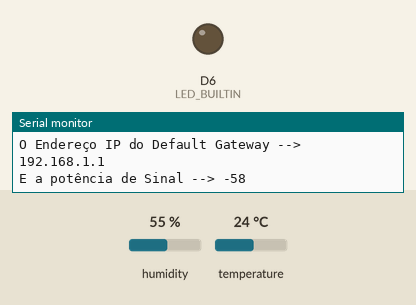
This sketch was run on a simulated Arduino MKR. Parts: output pins drawn as LEDs (lit = HIGH), the last lines printed to the serial monitor. The inputs (shaded band) are chosen by the test bench; at power-on: humidity 55 %, temperature 24 °C. WiFi joins after 1.5 s; servers stay silent unless stated; network time is answered at once with the bench clock; uploads are accepted with an empty reply; the local clock reads 2024-03-15 10:24:30 at power-on unless the sketch sets it.

Above: at 2.0 s.
At 8.88 s:
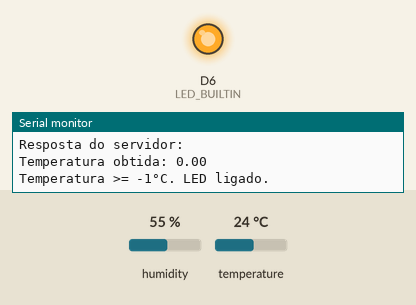
Timing chart, 0 to 9.6 s (numbered marks = the images above):
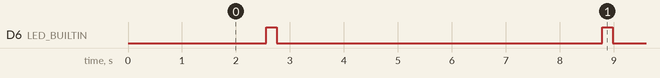

The sketch:

ArduinoSuperMarket.ino
```cpp
#include <WiFi101.h>
#include <ArduinoHttpClient.h>
#include <DHT.h>
#include <NTPClient.h>
#include <WiFiUdp.h> //Pré-instalada com o Arduino IDE
#include <TimeLib.h>

char SSID[] = "labs";
char PASS_WIFI[] = "1nv3nt@r2023_IPLEIRIA";

char URL[] = "iot.dei.estg.ipleiria.pt";
int PORTO = 80; // ou outro porto que esteja definido no servidor

WiFiClient clienteWifi;
HttpClient clienteHTTP = HttpClient(clienteWifi, URL, PORTO);

String enviaHumidade = "humidade";
String enviaTemp_amb = "temperatura_ambiente";
String enviaTemp_arc = "temperatura_arca";

#define DHTPIN 0 // Pin Digital onde está ligado o sensor
#define DHTTYPE DHT11 // Tipo de sensor DHT
DHT dht(DHTPIN, DHTTYPE); // Instanciar e declarar a class DHT

WiFiUDP clienteUDP;
//Servidor de NTP do IPLeiria: ntp.ipleiria.pt
//Fora do IPLeiria servidor: 0.pool.ntp.org
char NTP_SERVER[] = "ntp.ipleiria.pt";
NTPClient clienteNTP(clienteUDP, NTP_SERVER, 3600);

void setup() {
  // put your setup code here, to run once:
  Serial.begin(115200);

  while (!Serial);       // espera que o Serial Terminal seja inicializado

  WiFi.begin(SSID, PASS_WIFI);

  while (WiFi.status() != WL_CONNECTED){
    Serial.print(".");
    delay(500);
  }

  Serial.print("O Endereço IP --> ");
  Serial.println(WiFi.localIP());

  Serial.print("A máscara de rede --> ");
  Serial.println(WiFi.subnetMask());

  Serial.print("O Endereço IP do Default Gateway --> ");
  Serial.println(WiFi.gatewayIP());

  Serial.print("E a potência de Sinal --> ");
  Serial.println(WiFi.RSSI());

  pinMode(LED_BUILTIN, OUTPUT);

  dht.begin();
}


void post2API(String enviaNome,float enviaValor,String enviaHora) {

  String URLPath = "/ti/ti088/TI-Project-SmartMarket-/api/api.php"; //altere o grupo
  String contentType = "application/x-www-form-urlencoded";
  String body = "nome="+enviaNome+"&valor="+enviaValor+"&hora="+enviaHora;

  clienteHTTP.post(URLPath, contentType, body);

  //Enquanto a comunicação estiver ativa (connected), aguarda dados ficarem disponíveis(available)
  while(clienteHTTP.connected()){
    if (clienteHTTP.available()){
      int responseStatusCode = clienteHTTP.responseStatusCode();
      String responseBody = clienteHTTP.responseBody();
      Serial.println("Status Code: "+String(responseStatusCode)+" Resposta: "+responseBody);
    }
  }

}

void update_time(char *datahora){
  clienteNTP.update();
  unsigned long epochTime = clienteNTP.getEpochTime();
  sprintf(datahora, "%02d-%02d-%02d %02d:%02d:%02d", year(epochTime), month(epochTime), day(epochTime), hour(epochTime), minute(epochTime), second(epochTime));
}

void loop() {

  char datahora[20];
  update_time(datahora);

  float temperatura = dht.readTemperature();
  float humidade = dht.readHumidity();

  post2API(enviaTemp_amb, temperatura, datahora);
  post2API(enviaHumidade, humidade, datahora);
  post2API(enviaTemp_arc, temperatura, datahora);

//Condicionais get
//Temperatura AC
  clienteHTTP.get("/api/api.php?sensor=temperatura_ambiente");

  int statusCode = clienteHTTP.responseStatusCode();
  if (statusCode == 200) {
    String ServerRes = clienteHTTP.responseBody();
    Serial.print("Resposta do servidor: ");
    Serial.println(ServerRes);

    // Converte a resposta para float
    float temperaturaAC = ServerRes.toFloat();
    Serial.print("Temperatura obtida: ");
    Serial.println(temperaturaAC);

    // Verifica a temperatura AC
    if (temperaturaAC >= 20.0) {
      digitalWrite(LED_BUILTIN, HIGH); // Liga LED; AC do supermercado ligado para meter a temperatura suportavel
      Serial.println("Temperatura >= 20°C. LED ligado.");
    } else {
      digitalWrite(LED_BUILTIN, LOW);  // Desliga LED; AC desligado
      Serial.println("Temperatura < 20°C. LED desligado.");
    }

  } else {
    Serial.print("Erro HTTP, código: ");
    Serial.println(statusCode);
  }

  //Temperatura Arca
  clienteHTTP.get("/api/api.php?sensor=temperatura_arca");

  if (statusCode == 200) {
    String ServerRes = clienteHTTP.responseBody();
    Serial.print("Resposta do servidor: ");
    Serial.println(ServerRes);

    // Converte a resposta para float
    float temperaturaArca = ServerRes.toFloat()*-1;
    Serial.print("Temperatura obtida: ");
    Serial.println(temperaturaArca);

    // Verifica a temperatura AC
    if (temperaturaArca >= -1.0) {
      digitalWrite(LED_BUILTIN, HIGH); // Liga LED; AC da arca ligado para referigerar
      Serial.println("Temperatura >= -1°C. LED ligado.");
    } else {
      digitalWrite(LED_BUILTIN, LOW);  // Desliga LED; AC desligado
      Serial.println("Temperatura < -1°C. LED desligado.");
    }

  } else {
    Serial.print("Erro HTTP, código: ");
    Serial.println(statusCode);
  }

  //Humidade
  clienteHTTP.get("/api/api.php?sensor=humidade");

  if (statusCode == 200) {
    String ServerRes = clienteHTTP.responseBody();
    Serial.print("Resposta do servidor: ");
    Serial.println(ServerRes);

    // Converte a resposta para float
    float humidade = ServerRes.toFloat();
    Serial.print("Temperatura obtida: ");
    Serial.println(temperatura);

    // Verifica a temperatura AC
    if (temperatura >= 60.0) {
      digitalWrite(LED_BUILTIN, HIGH); // Liga LED; Aviso q é preciso Desumidificar
      Serial.println("Humidade >= 60%. LED ligado.");
    } else {
      digitalWrite(LED_BUILTIN, LOW);  // Desliga LED; Já n é preciso Desumidificar
      Serial.println("Temperatura < 60%. LED desligado.");
    }

  } else {
    Serial.print("Erro HTTP, código: ");
    Serial.println(statusCode);
  }

  delay(5000);

}
```

Measured:
- by itself, D6 (LED_BUILTIN): alternates HIGH for 0.20 s and LOW for 6.0 s
